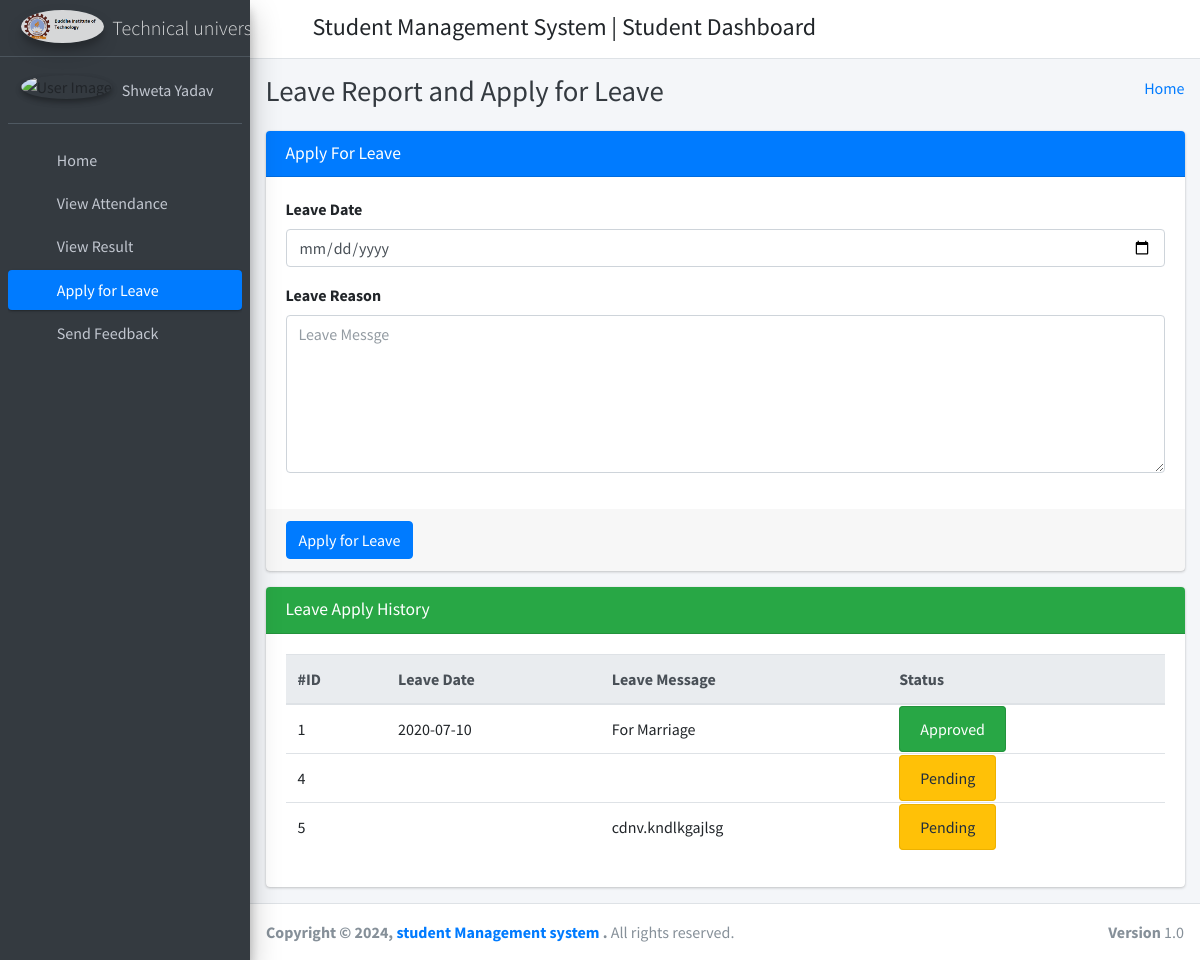
Screenshot of /student_apply_leave/ (signed in) with the database file from the repository.
### student_management_app/models.py (models this page shows)
class CustomUser(AbstractUser):
    user_type_data = ((1, "HOD"), (2, "Staff"), (3, "Student"))
    user_type = models.CharField(default=1, choices=user_type_data, max_length=10)

class LeaveReportStudent(models.Model):
    id = models.AutoField(primary_key=True)
    student_id = models.ForeignKey(Students, on_delete=models.CASCADE)
    leave_date = models.CharField(max_length=255)
    leave_message = models.TextField()
    leave_status = models.IntegerField(default=0)
    created_at = models.DateTimeField(auto_now_add=True)
    updated_at = models.DateTimeField(auto_now=True)
    objects = models.Manager()

### student_management_app/StudentViews.py (the view)
# urls.py: path('student_apply_leave/', StudentViews.student_apply_leave, name="student_apply_leave"),
def student_apply_leave(request):
    student_obj = Students.objects.get(admin=request.user.id)
    leave_data = LeaveReportStudent.objects.filter(student_id=student_obj)
    context = {
        "leave_data": leave_data
    }
    return render(request, 'student_template/student_apply_leave.html', context)

### student_management_app/templates/student_template/student_apply_leave.html (shortened to what this page needs)
{% extends 'student_template/base_template.html' %}
{% block page_title %}
    Leave Report and Apply for Leave
{% endblock page_title %}
{% block main_content %}
{% load static %}
<section class="content">
        <div class="container-fluid">
            <div class="row">
                <div class="col-md-12">
                    <div class="card card-primary">
                    <div class="card-header">
                        <h3 class="card-title">Apply For Leave</h3>
                    </div>
                    <form method="POST" action="{% url 'student_apply_leave_save' %}">
                        <div class="card-body">
                            <div class="form-group">
                                <label>Leave Date </label>
                                <input type="date" name="leave_date" class="form-control" />
                            </div>
                            <div class="form-group">
                                <label>Leave Reason </label>
                                <textarea name="leave_message" class="form-control" rows="6" placeholder="Leave Messge"></textarea>
                            </div>
                        </div>
                        <div class="card-footer">
                        <button type="submit" class="btn btn-primary">Apply for Leave</button>
                        </div>
                    </form>
                    </div>
                </div>
            </div>
            <div class="row">
                <div class="col-md-12">
                    <div class="card card-success">
                        <div class="card-header">
                            <h3 class="card-title">Leave Apply History</h3>
                        </div>
                        <div class="card-body">
                           <div class="table-responsive">
                                <table class="table">
                                    <thead class="thead-light">
                                    <tr>
                                        <th>#ID</th>
                                        <th>Leave Date</th>
                                        <th>Leave Message</th>
                                        <th>Status</th>
                                    </tr>
                                    </thead>
                                    {% for leave in leave_data %}
                                    <tr>
                                        <td>{{ leave.id }}</td>
                                        <td>{{ leave.leave_date }}</td>
                                        <td>{{ leave.leave_message }}</td>
                                        <td>
                                            {% if leave.leave_status == 1 %}
                                                <span class="alert alert-success">Approved</span>
                                            {% elif leave.leave_status == 2 %}
                                                <span class="alert alert-danger">Rejected</span>
                                            {% else %}
                                                <span class="alert alert-warning">Pending</span>
                                            {% endif %}
                                        </td>
                                    </tr>
                                    {% endfor %}
                                </table>
                            </div>
                        </div>
                    </div>
                </div>
            </div>
        </div>
      </section>
  {% endblock main_content %}

### student_management_app/templates/student_template/sidebar_template.html (shortened to what this page needs)
{% load static %}
<aside class="main-sidebar sidebar-dark-primary elevation-4">
      <a href="{% url 'student_home' %}" class="brand-link">
        <img src="{% static 'dist/img/download1.png' %}" alt="AdminLTE Logo" class="brand-image img-circle elevation-3"
            style="opacity: .8">
        <span class="brand-text font-weight-light">Technical  university</span>
      </a>
      <div class="sidebar">
        <div class="user-panel mt-3 pb-3 mb-3 d-flex">
          <div class="image">
            <img src="{% static 'dist/img/download.jpg' %}" class="img-circle elevation-2" alt="User Image">
          </div>
          <div class="info">
            <a href="{% url 'student_profile' %}" class="d-block">{{ user.first_name }} {{ user.last_name }}</a>
          </div>
        </div>
        <nav class="mt-2">
          <ul class="nav nav-pills nav-sidebar flex-column" data-widget="treeview" role="menu" data-accordion="false">
            <li class="nav-item">
              {% url 'student_home' as student_home %}
              <a href="{{ student_home }}" class="nav-link {% if request.path == student_home %} active {% endif %}">
                <i class="nav-icon fas fa-tachometer-alt"></i>
                <p>
                  Home
                </p>
              </a>
            </li>
            <li class="nav-item">
              {% url 'student_view_attendance' as student_view_attendance %}
              <a href="{{ student_view_attendance }}" class="nav-link {% if request.path == student_view_attendance %} active {% endif %}">
                <i class="nav-icon fas fa-calendar-alt"></i>
                <p>
                  View Attendance
                </p>
              </a>
            </li>
            <li class="nav-item">
              {% url 'student_view_result' as student_view_result %}
              <a href="{{ student_view_result }}" class="nav-link {% if request.path == student_view_result %} active {% endif %}">
                <i class="nav-icon fas fa-tasks"></i>
                <p>
                  View Result
                </p>
              </a>
            </li>
            <li class="nav-item">
              {% url 'student_apply_leave' as student_apply_leave %}
              <a href="{{ student_apply_leave }}" class="nav-link {% if request.path == student_apply_leave %} active {% endif %}">
                <i class="nav-icon fas fa-envelope-open-text"></i>
                <p>
                  Apply for Leave
                </p>
              </a>
            </li>
            <li class="nav-item">
              {% url 'student_feedback' as student_feedback %}
              <a href="{{ student_feedback }}" class="nav-link {% if request.path == student_feedback %} active {% endif %}">
                <i class="nav-icon fas fa-comments"></i>
                <p>
                  Send Feedback
                </p>
              </a>
            </li>
          </ul>
        </nav>
      </div>
    </aside>

### rows the page displays
CustomUser: first_name "Shweta", last_name "Yadav"
LeaveReportStudent: id "1", leave_date "2020-07-10", leave_message "For Marriage", leave_status "Approved"
LeaveReportStudent: id "4", leave_status "Pending"
LeaveReportStudent: id "5", leave_message "cdnv.kndlkgajlsg", leave_status "Pending"
